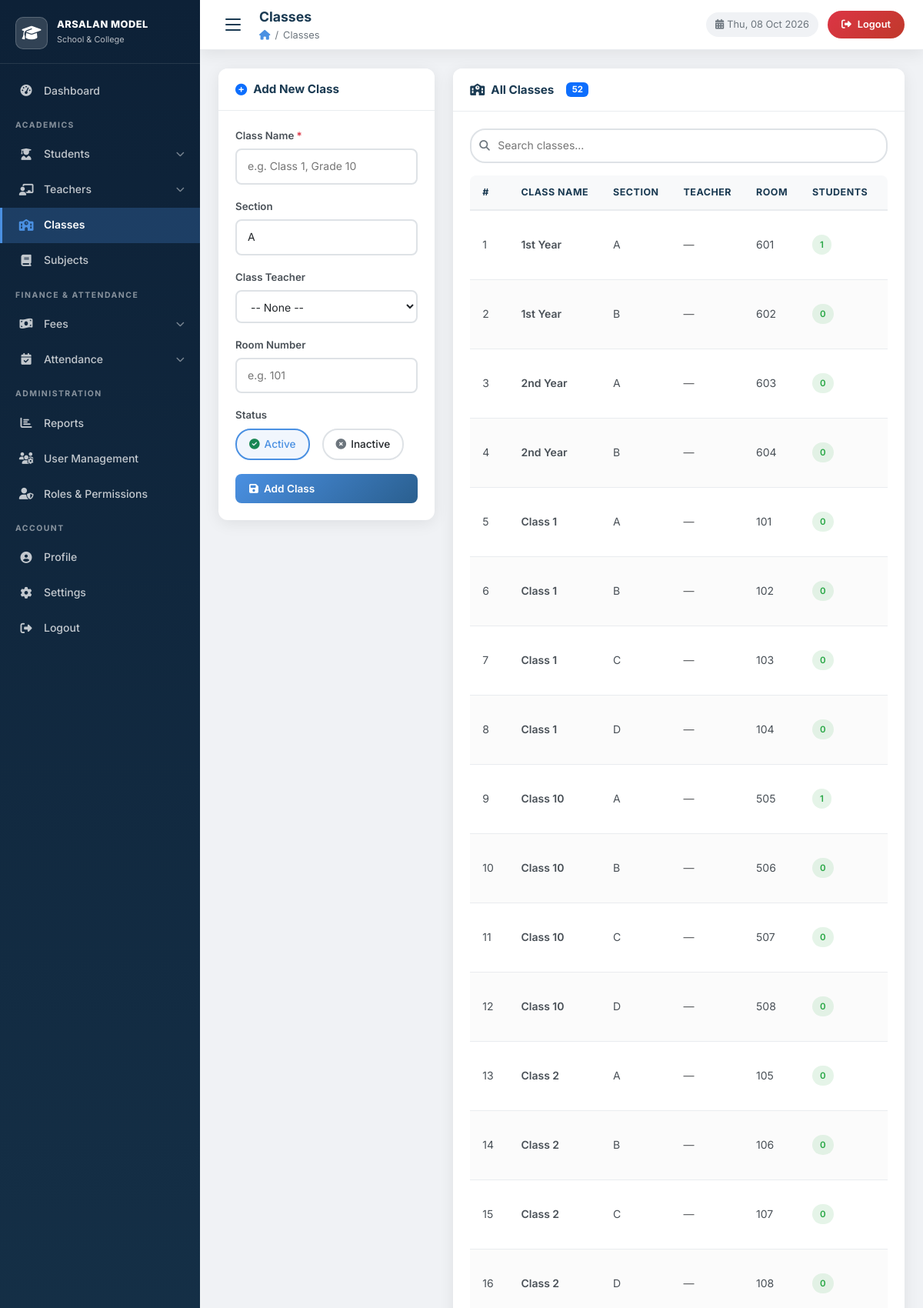
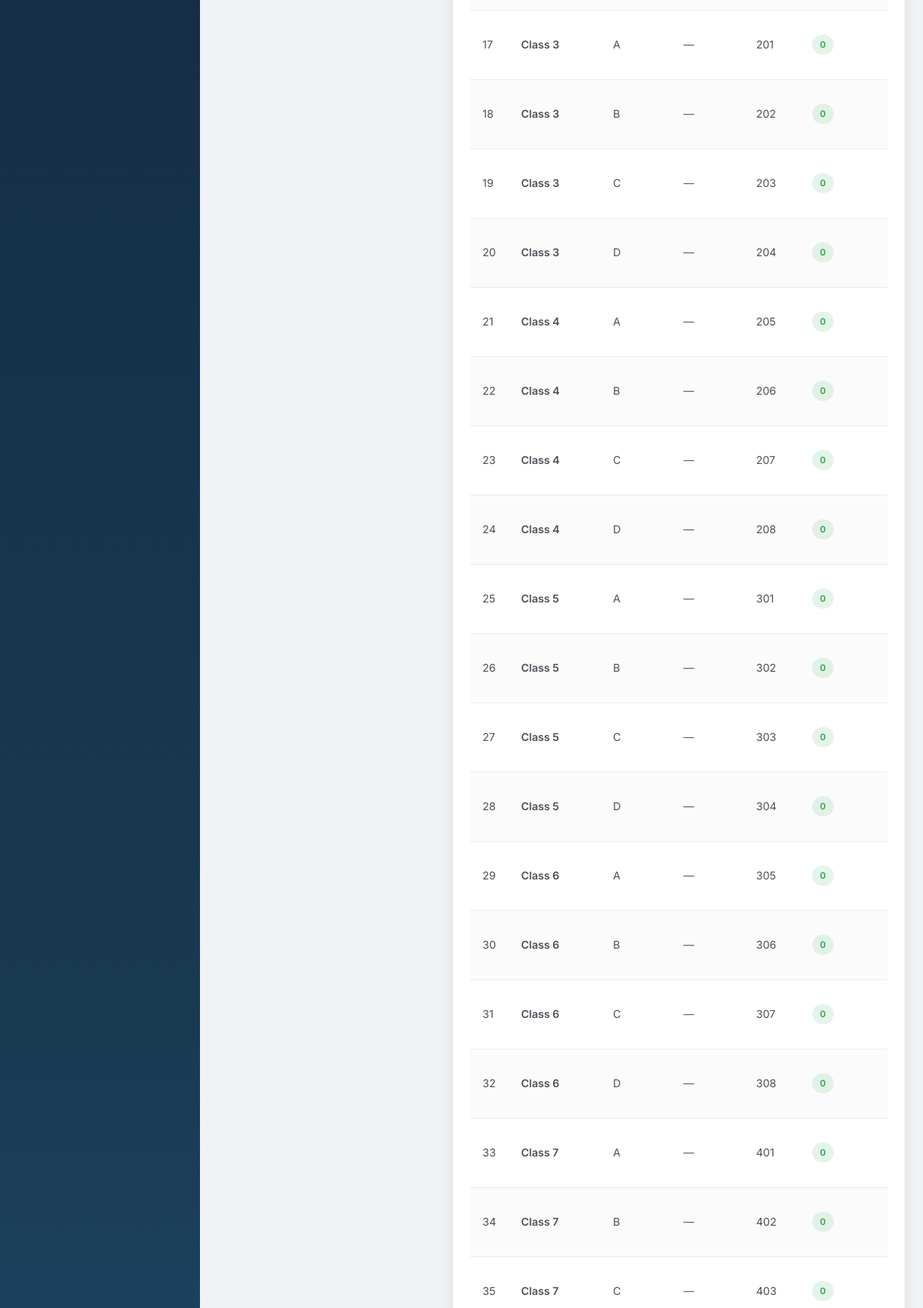
Screenshot of /classes/classes.php (signed in, upper part) with the database file from the repository (2 pictures, top to bottom).
### tables this page shows
CREATE TABLE `classes` (
    `id`               INT         NOT NULL AUTO_INCREMENT,
    `class_name`       VARCHAR(50) NOT NULL,
    `section`          VARCHAR(10) NOT NULL DEFAULT 'A',
    `class_teacher_id` INT         NULL DEFAULT NULL,
    `room_number`      VARCHAR(20) NOT NULL DEFAULT '',
    `status`           ENUM('active','inactive') NOT NULL DEFAULT 'active',
    `created_at`       TIMESTAMP   NOT NULL DEFAULT CURRENT_TIMESTAMP,
    PRIMARY KEY (`id`)
);

### database.php (called while the page is built, shortened)
<?php
function get_db(): mysqli {
    static $conn = null;
    if ($conn === null) {
        try {
            $conn = new mysqli(DB_HOST, DB_USER, DB_PASS, DB_NAME);
            $conn->set_charset(DB_CHARSET);
        } catch (mysqli_sql_exception $e) {
            error_log('Database connection failed: ' . $e->getMessage());
            die('<div style="font-family:sans-serif;color:#c0392b;padding:30px;text-align:center;">
                <h2>&#9888; Database Connection Error</h2>
                <p>Could not connect to MySQL. Please ensure XAMPP is running and run <strong>setup.sql</strong> first.</p>
                <p><small>' . htmlspecialchars($e->getMessage(), ENT_QUOTES) . '</small></p>
                </div>');
        }
    }
    return $conn;
}
function normalize_db_args(string|array $arg2 = '', string|array $arg3 = []): array {
    if (is_array($arg2)) {
        $params = $arg2;
        $types  = is_string($arg3) ? $arg3 : '';
    } else {
        $types  = (string)$arg2;
        $params = is_array($arg3) ? $arg3 : [];
    }
    return [$types, $params];
}
function db_query(string $sql, $types = '', $params = []): mysqli_stmt {
    [$actual_types, $actual_params] = normalize_db_args($types, $params);
    $conn = get_db();
    $stmt = $conn->prepare($sql);
    $stmt->execute();
    return $stmt;
}
function db_fetch_all(string $sql, $types = '', $params = []): array {
    $stmt = db_query($sql, $types, $params);
    $rows = $stmt->get_result()->fetch_all(MYSQLI_ASSOC);
    return $rows;
}
function h(mixed $val): string {
    return htmlspecialchars((string)($val ?? ''), ENT_QUOTES, 'UTF-8');
}

### classes/classes.php (the view, shortened to what this page needs)
<?php
require_once '../database.php';
$edit    = null;
$classes  = db_fetch_all(
    "SELECT c.*, t.first_name, t.last_name,
            (SELECT COUNT(*) FROM students s WHERE s.class_id=c.id) AS student_count
     FROM classes c LEFT JOIN teachers t ON c.class_teacher_id=t.id
     ORDER BY c.class_name, c.section"
);
$search = trim($_GET['search'] ?? '');
include '../layout.php';
?>
<div class="row g-4">
    <div class="col-lg-4">
        <div class="card-ams">
            <div class="card-header-ams">
                <h5><i class="fas fa-<?= $edit?'edit':'plus-circle' ?> text-<?= $edit?'warning':'primary' ?>"></i>
                    <?= $edit ? 'Edit Class' : 'Add New Class' ?>
                </h5>
            </div>
            <div class="card-body-ams">
                <form method="POST" action="classes.php" data-validate>
                    <div class="form-group">
                        <label class="form-label-ams">Class Name <span class="req">*</span></label>
                        <input type="text" name="class_name" class="form-control-ams" required
                               value="<?= h($edit['class_name'] ?? '') ?>" placeholder="e.g. Class 1, Grade 10">
                    </div>
                    <div class="form-group">
                        <label class="form-label-ams">Section</label>
                        <input type="text" name="section" class="form-control-ams" maxlength="10"
                               value="<?= h($edit['section'] ?? 'A') ?>" placeholder="A">
                    </div>
                    <div class="form-group">
                        <label class="form-label-ams">Class Teacher</label>
                        <select name="class_teacher_id" class="form-control-ams">
                            <option value="">-- None --</option>
                        </select>
                    </div>
                    <div class="form-group">
                        <label class="form-label-ams">Room Number</label>
                        <input type="text" name="room_number" class="form-control-ams"
                               value="<?= h($edit['room_number'] ?? '') ?>" placeholder="e.g. 101">
                    </div>
                    <div class="form-group">
                        <label class="form-label-ams">Status</label>
                        <div class="radio-group">
                            <label class="radio-pill">
                                <i class="fas fa-check-circle text-success"></i> Active
                            </label>
                            <label class="radio-pill">
                                <i class="fas fa-times-circle text-secondary"></i> Inactive
                            </label>
                        </div>
                    </div>
                    <button type="submit" class="btn-ams btn-primary-ams w-100">
                        <i class="fas fa-save"></i> <?= $edit ? 'Update Class' : 'Add Class' ?>
                    </button>
                </form>
            </div>
        </div>
    </div>
    <div class="col-lg-8">
        <div class="card-ams">
            <div class="card-header-ams">
                <h5><i class="fas fa-school text-orange"></i> All Classes
                    <span class="badge bg-primary ms-2"><?= count($classes) ?></span>
                </h5>
            </div>
            <div class="card-body-ams">
                <form method="GET" class="search-bar mb-3">
                    <div class="search-input-wrap">
                        <i class="fas fa-search"></i>
                        <input type="text" name="search" value="<?= h($search) ?>"
                               placeholder="Search classes..." data-search-table="classesTable">
                    </div>
                </form>
                <div class="table-responsive-ams">
                    <table class="table-ams" id="classesTable">
                        <thead>
                            <tr>
                                <th>#</th>
                                <th>Class Name</th>
                                <th>Section</th>
                                <th>Teacher</th>
                                <th>Room</th>
                                <th>Students</th>
                                <th>Status</th>
                            </tr>
                        </thead>
                        <tbody>
                        <?php if (empty($classes)): ?>
                            <tr><td colspan="8"><div class="no-data"><i class="fas fa-school"></i>No classes yet</div></td></tr>
                        <?php else: ?>
                            <?php $i = 1; foreach ($classes as $c): ?>
                            <tr>
                                <td><?= $i++ ?></td>
                                <td class="fw-600"><?= h($c['class_name']) ?></td>
                                <td><?= h($c['section']) ?></td>
                                <td><?= $c['first_name'] ? h($c['first_name'].' '.$c['last_name']) : '<span class="text-muted">—</span>' ?></td>
                                <td><?= h($c['room_number'] ?: '—') ?></td>
                                <td>
                                    <span class="badge-ams badge-active"><?= $c['student_count'] ?></span>
                                </td>
                                <td>
                                </td>
                            </tr>
                            <?php endforeach; ?>
                        <?php endif; ?>
                        </tbody>
                    </table>
                </div>
            </div>
        </div>
    </div>
</div>
<?php include '../layout_end.php'; ?>

### css/style.css (style rules this page uses)
:root { --primary: #1a3a52; --primary-dark: #0d2137; --primary-light: #2a5f8f; --accent: #4a90e2; --accent-hover: #357abd; --success: #28a745; --warning: #ffc107; --danger: #dc3545; --info: #17a2b8; --white: #ffffff; --gray-50: #f8f9fa; --gray-100: #f0f2f5; --gray-200: #e9ecef; --gray-300: #dee2e6; --gray-500: #6c757d; --gray-700: #495057; --gray-900: #212529; --sidebar-w: 260px; --topbar-h: 65px; --radius: 12px; --radius-sm: 8px; --shadow: 0 4px 20px rgba(0,0,0,0.08); --shadow-md: 0 8px 30px rgba(0,0,0,0.12); --transition: all .25s ease; }
*, *::before, *::after { box-sizing: border-box; margin: 0; padding: 0; }
html { scroll-behavior: smooth; }
body { font-family: 'Inter', 'Segoe UI', Arial, sans-serif; font-size: 14px; color: var(--gray-900); background: var(--gray-100); line-height: 1.6; -webkit-font-smoothing: antialiased; }
.card-ams { background: var(--white); border-radius: var(--radius); box-shadow: var(--shadow); border: none; overflow: hidden; margin-bottom: 24px; }
.card-ams .card-header-ams { padding: 18px 22px; border-bottom: 1px solid var(--gray-200); display: flex; align-items: center; justify-content: space-between; background: var(--white); }
.card-ams .card-header-ams h5 { font-size: .95rem; font-weight: 700; color: var(--primary); display: flex; align-items: center; gap: 8px; margin: 0; }
.card-ams .card-body-ams { padding: 22px; }
.table-ams { width: 100%; border-collapse: collapse; font-size: .875rem; }
.table-ams thead th { background: var(--gray-50); color: var(--primary); font-weight: 700; font-size: .78rem; text-transform: uppercase; letter-spacing: .5px; padding: 12px 16px; border-bottom: 2px solid var(--gray-200); white-space: nowrap; }
.table-ams tbody tr { border-bottom: 1px solid var(--gray-200); transition: background .2s; }
.table-ams tbody tr:nth-child(even) { background: rgba(0,0,0,.015); }
.table-ams td { padding: 12px 16px; vertical-align: middle; color: var(--gray-700); }
.table-responsive-ams { overflow-x: auto; border-radius: var(--radius-sm); }
.badge-ams { display: inline-flex; align-items: center; gap: 4px; padding: 4px 10px; border-radius: 20px; font-size: .72rem; font-weight: 600; text-transform: capitalize; }
.badge-active { background: rgba(40,167,69,.12); color: #28a745; }
.btn-ams { display: inline-flex; align-items: center; gap: 7px; padding: 8px 18px; border-radius: var(--radius-sm); font-size: .85rem; font-weight: 600; border: none; cursor: pointer; text-decoration: none; transition: var(--transition); white-space: nowrap; min-height: 38px; }
.btn-primary-ams { background: linear-gradient(135deg, var(--accent), var(--primary-light)); color: var(--white); }
.form-label-ams { font-weight: 600; font-size: .83rem; color: var(--gray-700); margin-bottom: 6px; display: block; }
.form-label-ams .req { color: var(--danger); }
.form-control-ams { width: 100%; padding: 10px 14px; border: 2px solid var(--gray-300); border-radius: var(--radius-sm); font-size: .875rem; color: var(--gray-900); background: var(--white); transition: border-color .25s, box-shadow .25s; font-family: inherit; }
select.form-control-ams { cursor: pointer; }
.form-group { margin-bottom: 18px; }
.radio-group { display: flex; gap: 16px; flex-wrap: wrap; }
.radio-pill { display: flex; align-items: center; gap: 6px; padding: 8px 16px; border: 2px solid var(--gray-300); border-radius: 20px; cursor: pointer; font-size: .85rem; font-weight: 500; transition: var(--transition); user-select: none; }
.radio-pill:has(input:checked) { border-color: var(--accent); background: rgba(74,144,226,.08); color: var(--accent); }
.search-bar { display: flex; align-items: center; gap: 10px; flex-wrap: wrap; margin-bottom: 18px; }
.search-input-wrap { position: relative; flex: 1; min-width: 200px; }
.search-input-wrap .fa-search { position: absolute; left: 12px; top: 50%; transform: translateY(-50%); color: var(--gray-500); font-size: .85rem; }
.search-input-wrap input { width: 100%; padding: 9px 14px 9px 34px; border: 2px solid var(--gray-300); border-radius: 20px; font-size: .875rem; transition: var(--transition); font-family: inherit; }
.fw-600 { font-weight: 600; }

### rows the page displays
classes: class_name "1st Year", section "A", room_number "601", student_count "1"
classes: class_name "1st Year", section "B", room_number "602", student_count "0"
classes: class_name "2nd Year", section "A", room_number "603", student_count "0"
classes: class_name "2nd Year", section "B", room_number "604", student_count "0"
classes: class_name "Class 1", section "A", room_number "101", student_count "0"
classes: class_name "Class 1", section "B", room_number "102", student_count "0"
classes: class_name "Class 1", section "C", room_number "103", student_count "0"
classes: class_name "Class 1", section "D", room_number "104", student_count "0"
classes: class_name "Class 10", section "A", room_number "505", student_count "1"
classes: class_name "Class 10", section "B", room_number "506", student_count "0"
classes: class_name "Class 10", section "C", room_number "507", student_count "0"
classes: class_name "Class 10", section "D", room_number "508", student_count "0"
classes: class_name "Class 2", section "A", room_number "105", student_count "0"
classes: class_name "Class 2", section "B", room_number "106", student_count "0"
classes: class_name "Class 2", section "C", room_number "107", student_count "0"
classes: class_name "Class 2", section "D", room_number "108", student_count "0"
classes: class_name "Class 3", section "A", room_number "201", student_count "0"
classes: class_name "Class 3", section "B", room_number "202", student_count "0"
classes: class_name "Class 3", section "C", room_number "203", student_count "0"
classes: class_name "Class 3", section "D", room_number "204", student_count "0"
classes: class_name "Class 4", section "A", room_number "205", student_count "0"
classes: class_name "Class 4", section "B", room_number "206", student_count "0"
classes: class_name "Class 4", section "C", room_number "207", student_count "0"
classes: class_name "Class 4", section "D", room_number "208", student_count "0"
classes: class_name "Class 5", section "A", room_number "301", student_count "0"
classes: class_name "Class 5", section "B", room_number "302", student_count "0"
classes: class_name "Class 5", section "C", room_number "303", student_count "0"
classes: class_name "Class 5", section "D", room_number "304", student_count "0"
classes: class_name "Class 6", section "A", room_number "305", student_count "0"
classes: class_name "Class 6", section "B", room_number "306", student_count "0"
classes: class_name "Class 6", section "C", room_number "307", student_count "0"
classes: class_name "Class 6", section "D", room_number "308", student_count "0"
classes: class_name "Class 7", section "A", room_number "401", student_count "0"
classes: class_name "Class 7", section "B", room_number "402", student_count "0"
classes: class_name "Class 7", section "C", room_number "403", student_count "0"

### other values shown
$page_title "Classes"
$bc "Classes"
count($classes) "52"
